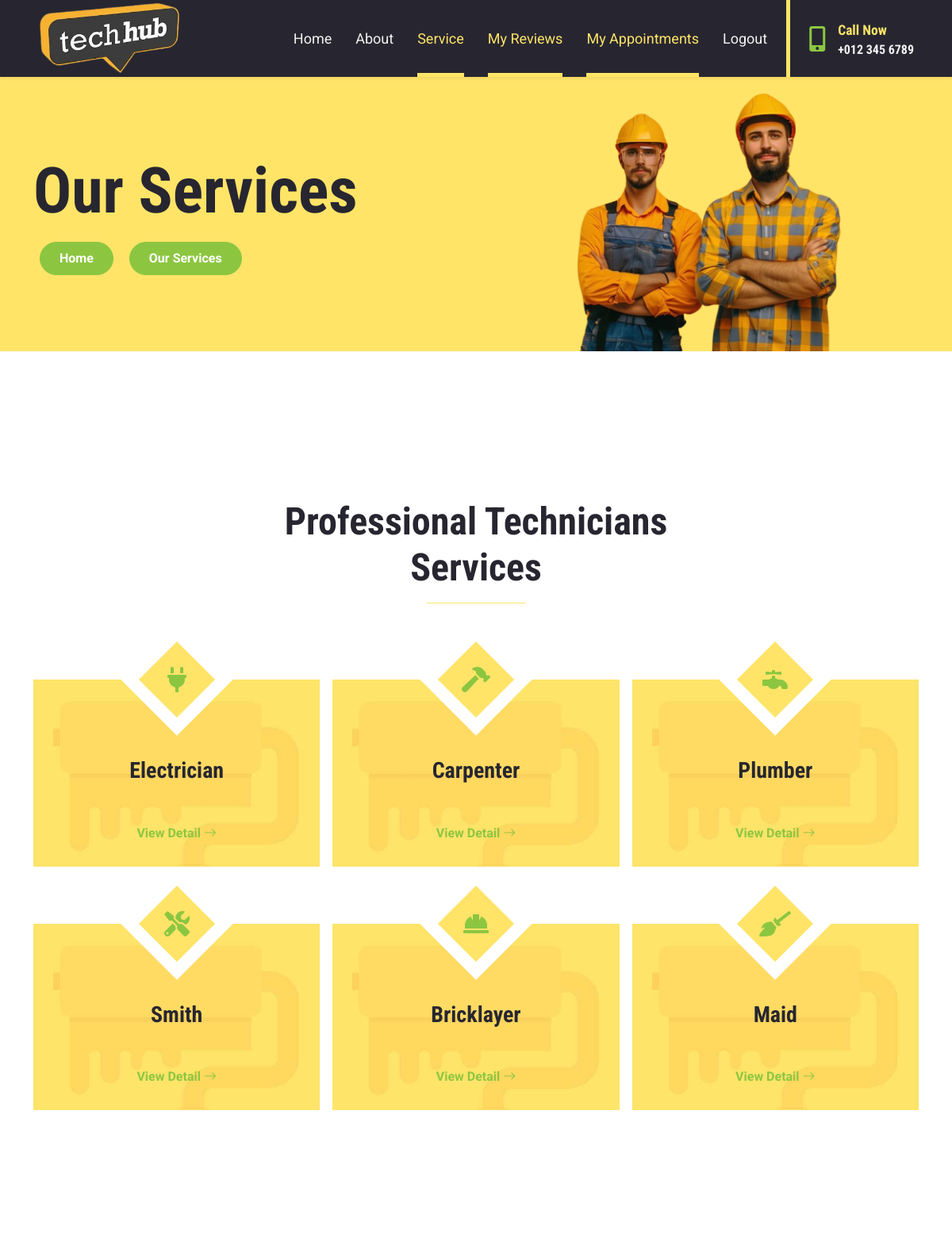
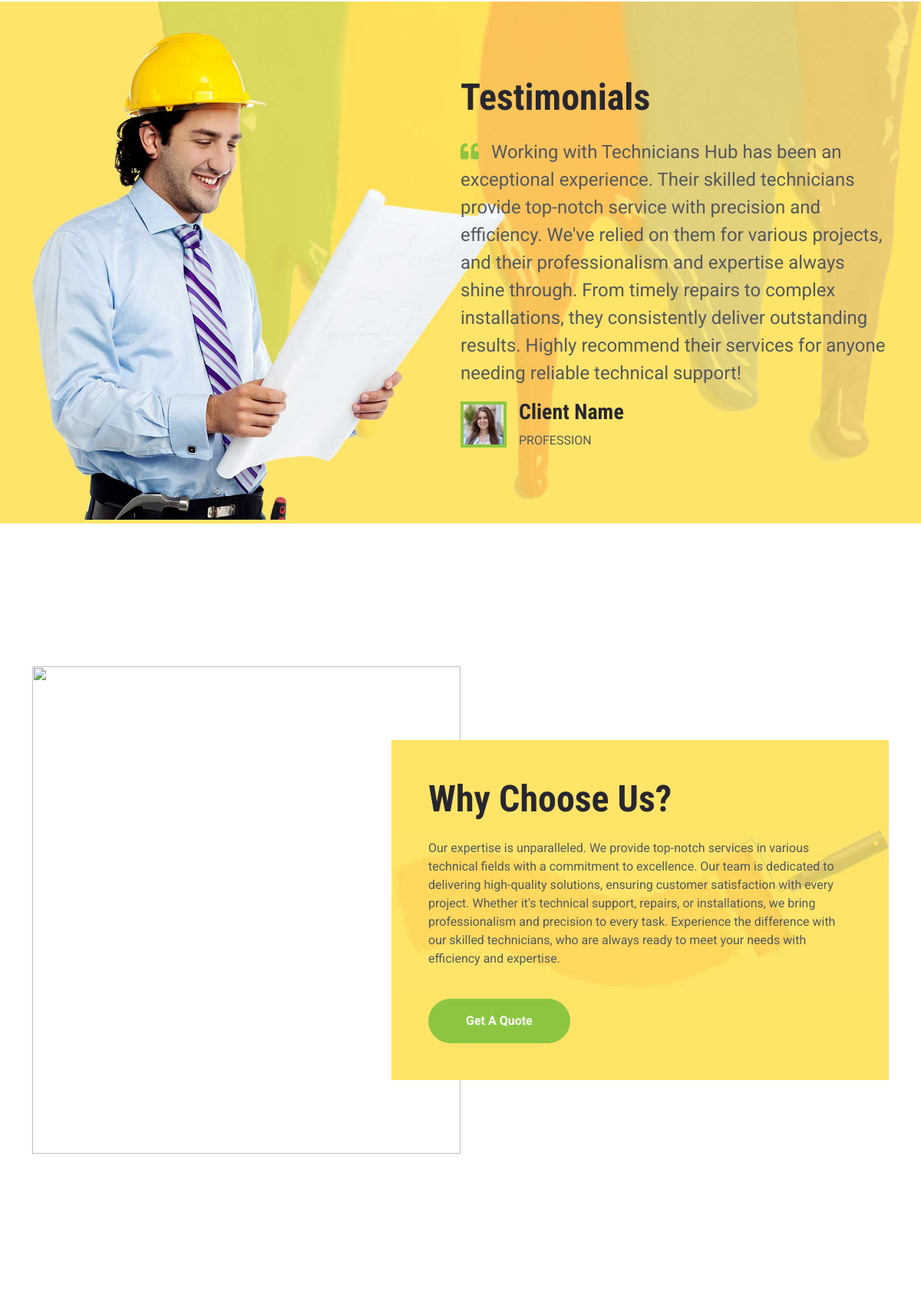
/services (upper part), run on the app's committed database (2 pictures, top to bottom).
### Technicians_app/models.py (models this page shows, shortened)
class Role(models.Model):
    name = models.CharField(max_length=60)
    created_at = models.DateField(auto_now_add=True)
    updated_at = models.DateField(auto_now=True)

### Technicians_app/views.py (the view)
# urls.py: path('services', views.services,name='services' ),
def services(request):
    roles = Role.objects.all()
    context = {
        'roles': roles,
        'current_year': datetime.now().year,
    }
    return render(request, 'services.html',context)

### Technicians_app/templates/services.html (shortened to what this page needs)
<!DOCTYPE html>
<html lang="en">
<head>
    {% load static%}
    <link href="https://cdnjs.cloudflare.com/ajax/libs/font-awesome/5.15.0/css/all.min.css" rel="stylesheet">
    <link href="https://cdn.jsdelivr.net/npm/bootstrap-icons@1.4.1/font/bootstrap-icons.css" rel="stylesheet">
    <link href="lib/owlcarousel/assets/owl.carousel.min.css" rel="stylesheet">
    <link href="{% static 'css/bootstrap.min.css'%}" rel="stylesheet">
    <link href="{% static 'css/services.css'%}" rel="stylesheet">
</head>
<body>
    <nav class="navbar navbar-expand-lg bg-dark navbar-dark shadow-sm px-5 py-3 py-lg-0">
        <a href="/" class="Header-branding" data-nc-element="branding" data-content-field="site-title">
            <img src="{% static 'image/logo2.PNG' %}" alt="One &amp; Done Remodeling" sizes="200px"
                class="Header-branding-logo" style="display:block; width:180px; height:auto;" loading="lazy"
                decoding="async" data-loader="sqs">
        </a>
        <div class="collapse navbar-collapse" id="navbarCollapse">
            <div class="navbar-nav ms-auto py-0 pe-4 border-end border-5 border-primary">
                <a href="/" class="nav-item nav-link">Home</a>
                <a href="{% url 'about_us' %}" class="nav-item nav-link">About</a>
                <a href="{% url 'services' %}" class="nav-item nav-link active">Service</a>
                <a href="{% url 'recent_reviews' %}" class="nav-item nav-link active">My Reviews</a>
                <a href="/recent_appointments" class="nav-item nav-link active">My Appointments</a>
                <a href="{% url 'logout_user' %}" class="nav-item nav-link">Logout</a>
            </div>
            <div class="d-none d-lg-flex align-items-center ps-4">
                <i class="fa fa-2x fa-mobile-alt text-secondary me-3"></i>
                <div>
                    <h5 class="text-primary mb-1"><small>Call Now</small></h5>
                    <h6 class="text-light m-0">+012 345 6789</h6>
                </div>
            </div>
        </div>
    </nav>
    <div class="container-fluid bg-primary py-5 bg-hero" style="margin-bottom: 90px;">
        <div class="container py-5">
            <div class="row justify-content-start">
                <div class="col-lg-8 text-center text-lg-start">
                    <h1 class="display-1 text-dark">Our Services</h1>
                    <div class="pt-2">
                        <a href="/" class="btn btn-secondary rounded-pill py-2 px-4 mx-2">Home</a>
                        <a href="{% url 'services' %}" class="btn btn-secondary rounded-pill py-2 px-4 mx-2">Our
                            Services</a>
                    </div>
                </div>
            </div>
        </div>
    </div>
    <div class="container-fluid py-5">
        <div class="container py-5">
            <div class="text-center mx-auto mb-5" style="max-width: 500px;">
                <h1 class="display-5">Professional Technicians Services</h1>
                <hr class="w-25 mx-auto text-primary" style="opacity: 1;">
            </div>
            <div class="row gy-4 gx-3">
                {% for role in roles %}
                <div class="col-lg-4 col-md-6 pt-5">
                    <div
                        class="service-item d-flex flex-column align-items-center justify-content-center text-center p-5 pt-0">
                        <div class="service-icon p-3">
                            <div>
                                {% if role.name == "Electrician" %}
                                <i class="fa fa-2x fa-plug"></i>
                                {% elif role.name == "Carpenter" %}
                                <i class="fa fa-2x fa-hammer"></i>
                                {% elif role.name == "Plumber" %}
                                <i class="fas fa-faucet" style="font-size:xx-large;"></i>
                                {% elif role.name == "Smith" %}
                                <i class="fas fa-tools" style="font-size:xx-large;"></i>
                                {% elif role.name == "Bricklayer" %}
                                <i class="fa fa-2x fa-hard-hat"></i>
                                {% elif role.name == "Maid" %}
                                <i class="fas fa-broom" style="font-size: xx-large;"></i>
                                {% endif %}
                            </div>
                        </div>
                        <h3 class="mt-5">{{ role.name }}</h3>
                        <a class="btn shadow-none text-secondary" href="{% url 'role_detail' role.id %}">View Detail<i
                                class="bi bi-arrow-right ms-1"></i></a>
                    </div>
                </div>
                {% empty %}
                <p>No roles available.</p>
                {% endfor %}
            </div>
        </div>
    </div>
    <div class="container-fluid bg-primary bg-testimonial py-5" style="margin: 90px 0;">
        <div class="container py-5">
            <div class="row g-0 justify-content-end">
                <div class="col-lg-6">
                    <h1 class="display-5 mb-4">Testimonials</h1>
                    <div class="owl-carousel testimonial-carousel">
                        <div class="testimonial-item">
                            <p class="fs-4 fw-normal"><i class="fa fa-quote-left text-secondary me-3"></i>Working with
                                Technicians Hub has been an exceptional experience. Their skilled technicians provide
                                top-notch service with precision and efficiency. We've relied on them for various
                                projects, and their professionalism and expertise always shine through. From timely
                                repairs to complex installations, they consistently deliver outstanding results. Highly
                                recommend their services for anyone needing reliable technical support!</p>
                            <div class="d-flex align-items-center">
                                <img class="img-fluid p-1 bg-secondary" src="{% static 'image/testimonial-1.jpg'%}"
                                    alt="">
                                <div class="ps-3">
                                    <h3>Client Name</h3>
                                    <span class="text-uppercase">Profession</span>
                                </div>
                            </div>
                        </div>
                    </div>
                </div>
            </div>
        </div>
    </div>
    <div class="container-fluid py-5">
        <div class="container py-5">
            <div class="row gx-0">
                <div class="col-lg-6" style="min-height: 400px;">
                    <div class="position-relative h-100">
                        <img class="position-absolute w-100 h-100" src="{% static 'image/choose_us.jpg'%}"
                            style="object-fit: cover;">
                    </div>
                </div>
                <div class="col-lg-6 my-lg-5 py-lg-5">
                    <div class="about-end bg-primary p-5">
                        <h1 class="display-5 mb-4">Why Choose Us?</h1>
                        <p>Our expertise is unparalleled. We provide top-notch services in various technical fields with
                            a commitment to excellence. Our team is dedicated to delivering high-quality solutions,
                            ensuring customer satisfaction with every project. Whether it's technical support, repairs,
                            or installations, we bring professionalism and precision to every task. Experience the
                            difference with our skilled technicians, who are always ready to meet your needs with
                            efficiency and expertise.</p>
                        <a href="" class="btn btn-secondary rounded-pill py-md-3 px-md-5 mt-4">Get A Quote</a>
                    </div>
                </div>
            </div>
        </div>
    </div>
</body>
</html>

### Technicians_app/static/css/services.css (style rules this page uses)
:root { --primary: #FFE468; --secondary: #8CC641; --light: #F2F2F2; --dark: #272630; }
.btn { font-weight: 700; transition: .5s; }
.btn.btn-secondary { color: #FFFFFF; }
.navbar-dark .navbar-nav .nav-link { position: relative; margin-left: 30px; padding: 35px 0; font-size: 18px; color: var(--light); outline: none; transition: .5s; }
.navbar-dark .navbar-nav .nav-link:hover, .navbar-dark .navbar-nav .nav-link.active { color: var(--primary); }
@media (min-width: 992px) { .navbar-dark .navbar-nav .nav-link::before { position: absolute; content: ""; width: 0; height: 5px; bottom: 0; left: 50%; background: var(--primary); transition: .5s; } }
@media (min-width: 992px) { .navbar-dark .navbar-nav .nav-link:hover::before, .navbar-dark .navbar-nav .nav-link.active::before { width: 100%; left: 0; } }
.bg-hero { background: url(../image/hero.jpg) top right no-repeat; background-size: contain; }
.about-start, .about-end { background: url(../img/about-bg.jpg) center center no-repeat; background-size: contain; }
@media (min-width: 992px) { .about-end { position: relative; margin-left: -90px; z-index: 1; } }
.service-item, .contact-item { background: url(../image/service.jpg) top center no-repeat; background-size: cover; transition: .5s; }
.service-item .service-icon, .contact-item .contact-icon { margin-top: -50px; width: 100px; height: 100px; color: var(--secondary); background: #FFFFFF; transform: rotate(-45deg); }
.service-item .service-icon div, .contact-item .contact-icon div { width: 100%; height: 100%; display: flex; align-items: center; justify-content: center; background: var(--primary); transition: .5s; }
.service-item .service-icon i, .contact-item .contact-icon i { transform: rotate(45deg); transition: .5s; }
.service-item a.btn { position: relative; bottom: -30px; opacity: 1; }
.bg-testimonial { background: url(../image/testimonial.jpg) top left no-repeat; background-size: contain; }
.testimonial-carousel .owl-item img { width: 60px; height: 60px; }
.service-item { display: flex; flex-direction: column; align-items: center; justify-content: space-between; height: 100%; }
.service-item .btn { margin: 5px; }

### data on the page
Role: name "Electrician"
Role: name "Carpenter"
Role: name "Plumber"
Role: name "Smith"
Role: name "Bricklayer"
Role: name "Maid"
